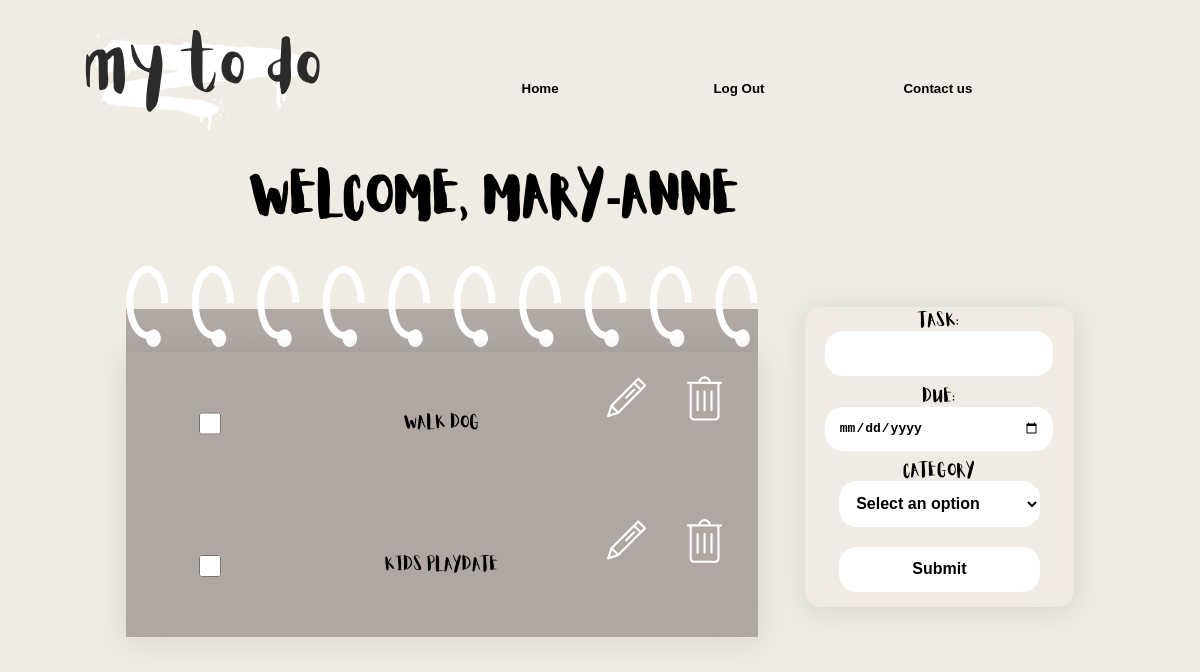
/todolist (signed in), run on an earlier commit of the app's database.
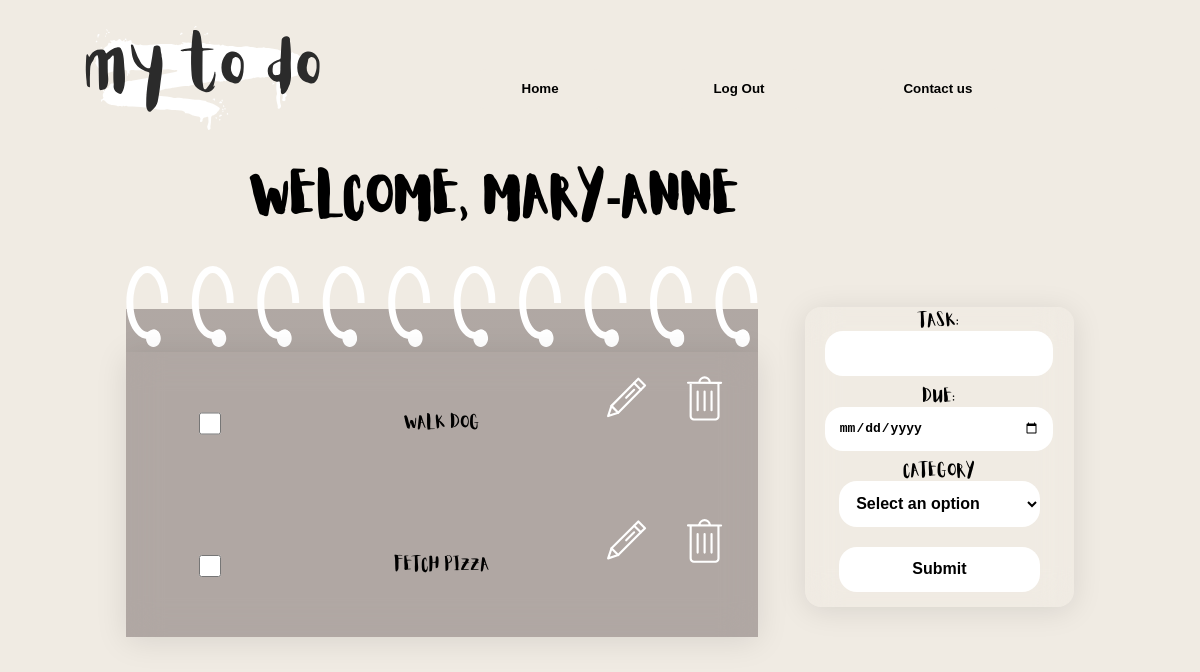
And on a later commit of the database.
### tables this page shows
CREATE TABLE users(
        id INTEGER PRIMARY KEY AUTOINCREMENT,
        username TEXT ,
        password TEXT
        );

CREATE TABLE tasks(
        id INTEGER PRIMARY KEY AUTOINCREMENT,
        user_id INTEGER,
        task_name TEXT,
        due_date TEXT,
        completed BOOLEAN DEFAULT 0,
        category TEXT,
        FOREIGN KEY(category) REFERENCES category(category_name),
        FOREIGN KEY(user_id) REFERENCES users(id)
        );

### app.py (the view, shortened to what this page needs)
@app.route("/todolist", methods=["GET", "POST"])
def todolist():
    username = session.get('username')
    print(username)
    db, cursor = get_db_connection() # we connect to our sever
    user_task = [] # an empty list which we will feed
    cursor.execute('''
    SELECT id FROM users
    WHERE username = ?
    ''', (username,))
    db_id = cursor.fetchone()
    cursor.execute('''
    SELECT id FROM users
    WHERE username = ?
    ''', (username,))
    db_id = cursor.fetchone()
    cursor.execute('''
    SELECT task_name, id, completed FROM tasks
    WHERE user_id = ?
        ''', db_id)
    user_tasks = cursor.fetchall()
    db.close()
    return render_template("todolist.html", username=username, tasks=user_tasks, loggedin=session.get('loggedin', True))

### app.py (called while the page is built)
def get_db_connection():
    db = sqlite3.connect('app.db')
    cursor = db.cursor()
    return db, cursor

### Templates/todolist.html (shortened to what this page needs)
{%extends "base.html"%}
{%block content%}
<div class="notepad">
    <div class="greeting"><h1>Welcome, {{username}}</h1></div>
    <div class="binder-url">
        <img src="static\img\binder.svg" alt="">
    </div>
    <div class="notepad-page">
        <div class="notepad_task">
            {%for i in tasks%}
                <div class="completed_box">
                    <input type="checkbox">
                </div>
                <div class="thetask">
                    <div class="utask_name"> <p>{{i[0]}} </p></div>
                </div>
                <div class="edit_options">
                    <a href="{{url_for('edit_task')}}" class="edit"><img src="static\img\editpen.svg" alt=""></a>
                    <a href="{{url_for('delete_task')}}" class="delete"><img src="static\img\bin.svg" alt=""></a>
                </div>
            {%endfor%}
        </div>
    </div>
    <div class="add-task">
        <form method= "POST" action="#">
            <div class="task">
                <label for="task-name">Task:</label>
                <input type="text" id="task-name" name="task-name">
            </div>
            <div class="deadline-div">
                <label for="deadline">Due:</label>
                <input type="date" id="deadline" name="deadline">
            </div>
            <div class="category-div">
                <label for="category">Category</label>
                    <select name="dropdown" id="dropdown" aria-placeholder="Select Category">
                        <option value="">Select an option</option>
                    </select>
            </div>
            <div class="add-btn">
                <input type="submit" value="Submit" id="add-task-submit">
            </div>
        </form>
    </div>
</div>
{%endblock%}

### Templates/base.html (shortened to what this page needs)
<!DOCTYPE html>
<html lang="en">
<head>
    <link rel="stylesheet" href="{{url_for('static', filename='style.css')}}">
</head>
<body>
    <div class="navbar">
        <div class="logo"> <a href="{{url_for('home')}}"><img src="{{url_for('static', filename='img/logo.svg')}}" alt=""></a></div>
        <div class="nav-btn">
            {% if loggedin%}
                <ul>
                    <li><a href="{{url_for('home')}}"><button>Home</button></a> </li>
                    <li><a href="{{url_for('logout')}}"><button>Log Out</button></a></li>
                    <li><a href="{{url_for('contact')}}"><button>Contact us</button></a></li>
                </ul>
            {%endif%}
        </div>
    </div>
    <div class="page">
        {%block content%}
        {%endblock%}
    </div>
</body>
</html>

### static/style.css (style rules this page uses)
html, body { background-color: #F0EBE3; height: 100%; }
.navbar { display: grid; grid-template-columns: repeat(6, 1fr); justify-content: space-around; align-items: start; margin-top: -10%; }
.navbar .logo { grid-column: 1/span 4; grid-row: 1; width: 50%; height: 50%; align-self: start; }
.navbar .logo img { width: 100%; height: 200%; }
.navbar .nav-btn { align-self: center; grid-row: 1; grid-column: 3/span 4; }
.navbar .nav-btn button { font-weight: bolder; background-color: #F0EBE3; border: none; border-radius: 5%; cursor: pointer; width: 100%; height: 100%; box-sizing: border-box; }
.navbar .nav-btn ul { list-style-type: none; }
.navbar .nav-btn ul li { width: 120px; height: 40px; padding: 5%; display: inline-block; }
.page { display: grid; grid-template-columns: repeat(5, 5fr); grid-template-rows: repeat(6, 5fr); margin-right: 10%; margin-left: 10%; margin-top: -10%; height: auto; font-family: "Aloja"; }
.page .notepad { display: grid; grid-template-rows: auto auto 1fr 1fr 1fr 1fr; grid-template-columns: repeat(9, 1fr); grid-row: 1/-1; grid-column: 1/-1; justify-content: center; align-content: center; min-height: 100%; }
.page .notepad .greeting { grid-column: 1/span 7; text-align: center; font-family: "Aloja", sans-serif; font-size: 1.5em; align-self: center; grid-row: 1; }
.page .notepad .greeting h1 { margin-top: 0; margin-bottom: 5%; }
.page .notepad .binder-url { grid-row: 2; grid-column: 1/span 6; height: auto; width: 100%; background: linear-gradient(to bottom, rgb(240, 235, 227) 50%, rgba(104, 92, 92, 0.47) 50%); border-top-right-radius: 16%; border-top-left-radius: 16%; }
.page .notepad .notepad-page { grid-row: 3/span 8; grid-column: 1/span 6; background: rgba(104, 92, 92, 0.47); box-shadow: 0 4px 30px rgba(0, 0, 0, 0.1); backdrop-filter: blur(17.6px); -webkit-backdrop-filter: blur(17.6px); display: grid; grid-template-columns: 1fr; font-family: "Aloja", sans-serif; }
.page .notepad .notepad-page .notepad_task { display: grid; grid-template-columns: 1fr 2fr 1fr; align-items: center; justify-items: center; }
.page .notepad .notepad-page .notepad_task .completed_box { width: 100%; height: 100%; display: grid; align-items: center; justify-content: center; }
.page .notepad .notepad-page .notepad_task .completed_box input[type=checkbox] { align-self: center; background-color: #F3D0D7; border: 2px solid #F3D0D7; border-radius: 30px; width: 110%; height: 110%; cursor: pointer; transition: all 0.3s ease-in-out; }
.page .notepad .notepad-page .notepad_task .edit_options { width: 100%; height: 100%; display: flex; justify-content: center; }
.page .notepad .notepad-page .notepad_task .edit_options img { justify-items: center; width: 65%; height: 65%; }
.page .notepad .add-task { grid-row: 2/span 4; grid-column: 7/span 3; margin-top: 13%; margin-left: 15%; height: 100%; background: rgba(104, 92, 92, 0); border-radius: 16px; box-shadow: 0 4px 30px rgba(0, 0, 0, 0.1); backdrop-filter: blur(16.9px); -webkit-backdrop-filter: blur(16.9px); }
.page .notepad .add-task form { display: grid; grid-template-rows: repeat(4, 1fr); width: 100%; height: 100%; align-items: center; font-family: "Aloja", sans-serif; text-align: center; }
.page .notepad .add-task form label { display: block; }
.page .notepad .add-task form input, .page .notepad .add-task form select { padding-right: 5%; font-size: 100%; font-weight: bold; padding: 5%; width: 75%; outline: none; background: #FFFFFF; color: #000000; border: 0px solid #C4D1EB; border-radius: 18px; }
.page .notepad .add-task form .task { grid-row: 1; }
.page .notepad .add-task form .deadline-div { grid-row: 2; }
.page .notepad .add-task form .deadline-div input { max-width: 100%; }
.page .notepad .add-task form .category-div { grid-row: 3; }

What changed in the data, as far as the page shows it:
removed tasks: task_name "Kids playdate"
added tasks: task_name "Fetch pizza"
